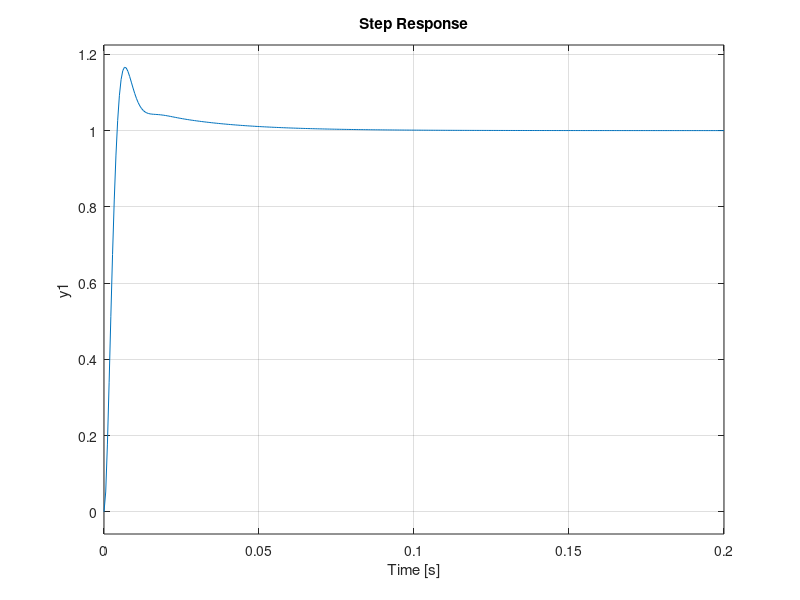

The MATLAB script that drew this image:
clear all;
close all;
clc;
%% trouver les caracteristiques du systeme
kp = 1
num = 1
den = [1 3 2]
g = tf(num,den)
FTBF.FT = feedback(g,kp)
[FTBF.num, FTBF.den] = tfdata(FTBF.FT,'v')
FTBF.wn = sqrt(FTBF.den(3))
FTBF.z = FTBF.den(2)/(2*FTBF.wn)

P_ori(1) = -FTBF.z*FTBF.wn + FTBF.wn*sqrt(1-FTBF.z^2)*i;
P_ori(2) = -FTBF.z*FTBF.wn - FTBF.wn*sqrt(1-FTBF.z^2)*i;
Kpos_voulue = kp /((0+1)*(0+2));
Kpos = 1/0.2 - 1;
Kpos_prime = Kpos/Kpos_voulue;
i = 0
T = [0:0.1:30];
U = ones(size(T));
% y(end)>0.9 && y(end)<1.1)
for d = 1:0.01:5;
i = i+1;
z = real(P_ori(1))/(d);
p = z/Kpos_prime;

% creation du compensateur
s = tf('s');
gc = (s-z)/(s-p);

y(i,:) = lsim(feedback(gc*g,kp),U,T);
end
% [v,idx] = min(abs(err))

% figure(2)
% plot(y(idx,:))
%% num 1 lab
clear all;
close all;
clc;
tr = 0.004
tp = 0.008
num = [4500]
den = [1 361.2 0]
FBTO = tf(num,den)
% traduire en poles desires
theta = atan(-pi/log(6/100))
z = cos(theta)
wn_1 = (4/0.010)/z'
wn_2 = (1+1.1*z+1.4*z^2)/tr;
wn_3 = pi/(tp*sqrt(1-z^2));
wn = wn_1;
P_des(1) = -z*wn + wn*sqrt(1-z^2)*i;
P_des(2) = -z*wn - wn*sqrt(1-z^2)*i;

% creation d'un avance de phase
phase_G = rad2deg(angle(num/(P_des(1)*(P_des(1)+361.2))));
delta_phi = -180 - phase_G+360;
phi = 180 - rad2deg(atan2(imag(P_des(1)),real(P_des(1))));
alpha = 180-phi;
phi_z = (alpha + delta_phi)/2;
phi_p = (alpha - delta_phi)/2;
z = real(P_des(1)) - imag(P_des(1))/tan(deg2rad(phi_z));
p = real(P_des(1)) - imag(P_des(1))/tan(deg2rad(phi_p));

s = P_des(1)
ka = 1/norm((s-z)/(s-p)*num/(s*(s+361)));
s = tf('s');
AvPh = ka*(s-z)/(s-p);

% creation du retard de phase
H = AvPh*FBTO;
H = minreal(H*s);
[H_num,H_den] = tfdata(H,'v');
k_vel_act = (H_num(end)/H_den(end));
k_vel_des = 1/0.00005;
k_vel = k_vel_des/k_vel_act;
z_pi = real(P_des(1))/10;
p_pi = z_pi/k_vel;
s = P_des(1)
kr = 1 % comme ecrit dans les notes
s = tf('s');
RePh = kr*(s-z_pi)/(s-p_pi);

step(feedback(RePh*AvPh*FBTO,1))
FTBF = minreal(feedback(RePh*AvPh*FBTO,1))

% creation du PD
